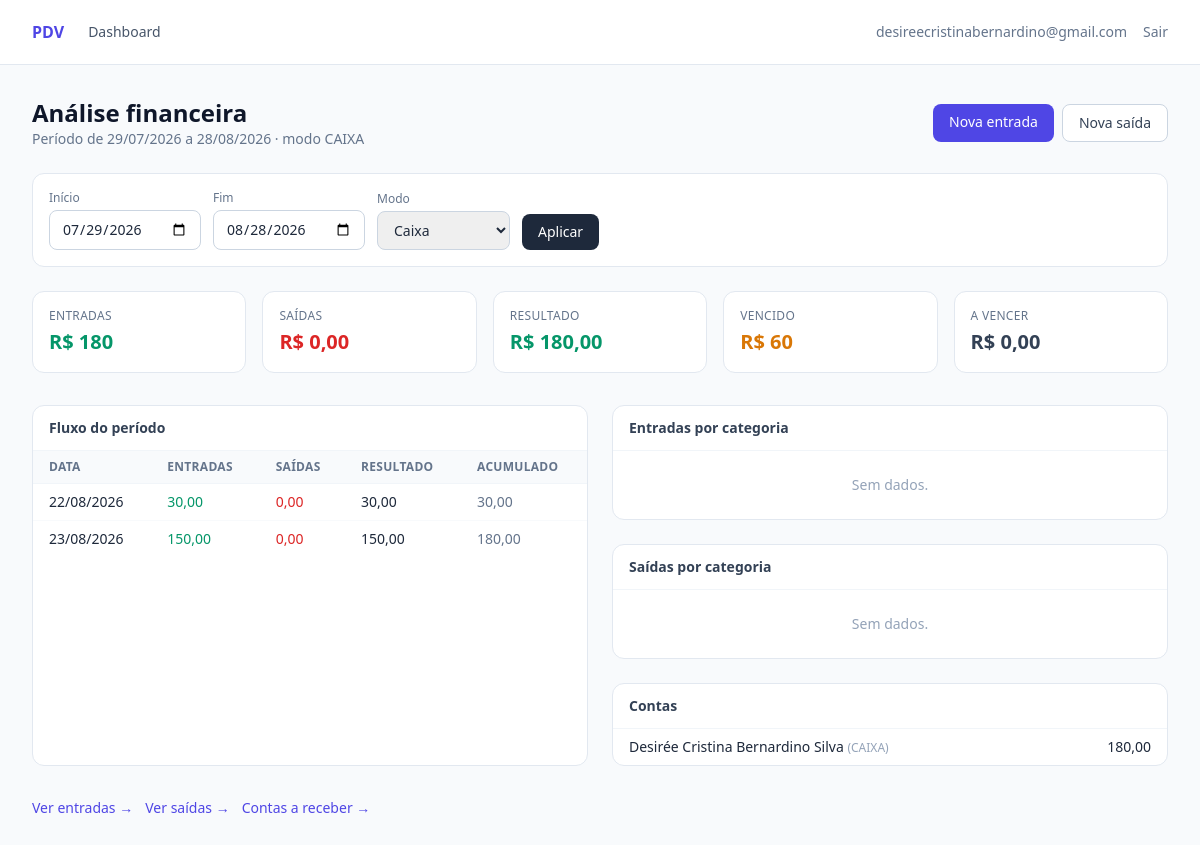
Page /app/financeiro/ (signed in) on the committed database.
### apps/accounts/models.py (models this page shows, shortened)
class User(AbstractUser):
    uuid = models.UUIDField(default=uuid.uuid4, editable=False, unique=True)
    tenant = models.ForeignKey(
        "companies.Tenant",
        on_delete=models.PROTECT,
        related_name="usuarios",
        null=True,
        blank=True,
        verbose_name="tenant",
        help_text=(
            "Tenant do usuário. Equipe da plataforma não possui tenant "
            "(acesso global via Django Admin)."
        ),
    )
    data_criacao = models.DateTimeField("criado em", auto_now_add=True)
    data_atualizacao = models.DateTimeField("atualizado em", auto_now=True)
    class Meta:
        verbose_name = "usuário"
        verbose_name_plural = "usuários"
        indexes = [
            models.Index(fields=["tenant", "username"]),
        ]
    objects = UserManager()
    def get_tenant(self):
        return self.tenant

### apps/financial/models.py (models this page shows, shortened)
class ContaFinanceira(TenantAwareModel):
    class Tipo(models.TextChoices):
        CAIXA = "CAIXA", "Caixa"
        CONTA_BANCARIA = "CONTA_BANCARIA", "Conta bancária"
        CARTEIRA = "CARTEIRA", "Carteira"
        PIX = "PIX", "PIX"
        OUTRO = "OUTRO", "Outro"
    uuid = models.UUIDField(default=uuid.uuid4, editable=False, unique=True)
    tenant = models.ForeignKey(
        Tenant, on_delete=models.PROTECT, related_name="contas_financeiras"
    )
    nome = models.CharField(max_length=120)
    tipo = models.CharField(max_length=20, choices=Tipo.choices)
    saldo_inicial = models.DecimalField(
        max_digits=14, decimal_places=2, default=ZERO
    )
    saldo_atual = models.DecimalField(
        max_digits=14, decimal_places=2, default=ZERO
    )
    permitir_saldo_negativo = models.BooleanField(default=False)
    ativo = models.BooleanField(default=True)
    data_cadastro = models.DateTimeField(auto_now_add=True)
    class Meta:
        verbose_name = "conta financeira"
        verbose_name_plural = "contas financeiras"
        ordering = ["nome"]
        constraints = [
            models.UniqueConstraint(
                fields=["tenant", "nome"],
                name="unique_conta_financeira_per_tenant",
            ),
        ]

### apps/financial/views.py (the view)
# urls.py: path("", views.analise, name="analise"),
@login_required
def analise(request):
    tenant = _tenant_atual(request)
    if tenant is None:
        return redirect("dashboard")
    inicio, fim = _periodo(request)
    modo = request.GET.get("modo", "CAIXA")
    if modo not in ("CAIXA", "COMPETENCIA"):
        modo = "CAIXA"
    try:
        resumo = resumo_analise(tenant, inicio=inicio, fim=fim, modo=modo)
    except FinancialError as exc:
        messages.error(request, str(exc))
        resumo = resumo_analise(tenant, inicio=fim, fim=fim, modo=modo)
    contexto = {
        "inicio": inicio,
        "fim": fim,
        "modo": modo,
        "resumo": resumo,
        **resumo,
    }
    return render(request, "financial/dashboard.html", contexto)

### apps/core/tenancy.py (called while the page is built)
    def for_tenant(self, tenant):
        return self.filter(tenant=tenant)

### apps/financial/services.py (called while the page is built)
def models_sum(campo):
    from django.db.models import Sum
    return Sum(campo)

def _soma(queryset, tipo):
    return (
        queryset.filter(tipo=tipo).aggregate(total=models_sum("valor"))["total"]
        or ZERO
    )

### apps/financial/views.py (called while the page is built)
def _tenant_atual(request, modulo="financeiro"):
    tenant = request.user.get_tenant()
    if tenant is None:
        messages.info(
            request,
            f"Usuário da plataforma não possui tenant para operar o {modulo}.",
        )
    return tenant

def _periodo(request):
    hoje = timezone.localdate()
    padrao_inicio = hoje - timedelta(days=30)
    try:
        inicio = timezone.datetime.strptime(
            request.GET.get("inicio", ""), "%Y-%m-%d"
        ).date() if request.GET.get("inicio") else padrao_inicio
        fim = timezone.datetime.strptime(
            request.GET.get("fim", ""), "%Y-%m-%d"
        ).date() if request.GET.get("fim") else hoje
    except ValueError:
        inicio, fim = padrao_inicio, hoje
    if inicio > fim:
        inicio, fim = fim, inicio
    return inicio, fim

### apps/financial/templates/financial/dashboard.html (shortened to what this page needs)
{% extends "app_base.html" %}
{% block app_content %}
<div class="flex flex-col sm:flex-row sm:items-center sm:justify-between gap-4 mb-6">
    <div>
        <h1 class="text-2xl font-bold text-slate-900">Análise financeira</h1>
        <p class="text-sm text-slate-500">Período de {{ inicio|date:"d/m/Y" }} a {{ fim|date:"d/m/Y" }} · modo {{ modo }}</p>
    </div>
    <div class="flex gap-2">
        <a href="{% url 'financial:entrada_nova' %}" class="rounded-lg bg-indigo-600 px-4 py-2 text-sm font-medium text-white hover:bg-indigo-700">Nova entrada</a>
        <a href="{% url 'financial:saida_nova' %}" class="rounded-lg border border-slate-300 bg-white px-4 py-2 text-sm font-medium text-slate-700 hover:bg-slate-50">Nova saída</a>
    </div>
</div>
<form method="get" class="mb-6 flex flex-wrap items-end gap-3 bg-white rounded-xl border border-slate-200 p-4">
    <div>
        <label class="block text-xs font-medium text-slate-500 mb-1">Início</label>
        <input type="date" name="inicio" value="{{ inicio|date:'Y-m-d' }}" class="rounded-lg border border-slate-300 px-3 py-2 text-sm">
    </div>
    <div>
        <label class="block text-xs font-medium text-slate-500 mb-1">Fim</label>
        <input type="date" name="fim" value="{{ fim|date:'Y-m-d' }}" class="rounded-lg border border-slate-300 px-3 py-2 text-sm">
    </div>
    <div>
        <label class="block text-xs font-medium text-slate-500 mb-1">Modo</label>
        <select name="modo" class="rounded-lg border border-slate-300 px-3 py-2 text-sm">
            <option value="CAIXA" {% if modo == 'CAIXA' %}selected{% endif %}>Caixa</option>
        </select>
    </div>
    <button type="submit" class="rounded-lg bg-slate-800 px-4 py-2 text-sm text-white hover:bg-slate-700">Aplicar</button>
</form>
<div class="grid grid-cols-2 lg:grid-cols-5 gap-4 mb-8">
    <div class="bg-white rounded-xl border border-slate-200 p-4">
        <p class="text-xs uppercase tracking-wide text-slate-500">Entradas</p>
        <p class="mt-1 text-xl font-bold text-emerald-600">R$ {{ entradas }}</p>
    </div>
    <div class="bg-white rounded-xl border border-slate-200 p-4">
        <p class="text-xs uppercase tracking-wide text-slate-500">Saídas</p>
        <p class="mt-1 text-xl font-bold text-red-600">R$ {{ saidas }}</p>
    </div>
    <div class="bg-white rounded-xl border border-slate-200 p-4">
        <p class="text-xs uppercase tracking-wide text-slate-500">Resultado</p>
        <p class="mt-1 text-xl font-bold {% if resultado >= 0 %}text-emerald-600{% else %}text-red-600{% endif %}">R$ {{ resultado }}</p>
    </div>
    <div class="bg-white rounded-xl border border-slate-200 p-4">
        <p class="text-xs uppercase tracking-wide text-slate-500">Vencido</p>
        <p class="mt-1 text-xl font-bold text-amber-600">R$ {{ vencido }}</p>
    </div>
    <div class="bg-white rounded-xl border border-slate-200 p-4">
        <p class="text-xs uppercase tracking-wide text-slate-500">A vencer</p>
        <p class="mt-1 text-xl font-bold text-slate-700">R$ {{ a_vencer }}</p>
    </div>
</div>
<div class="grid lg:grid-cols-2 gap-6 mb-8">
    <section class="bg-white rounded-xl border border-slate-200 overflow-hidden">
        <h2 class="px-4 py-3 text-sm font-semibold text-slate-700 border-b border-slate-100">Fluxo do período</h2>
        <table class="min-w-full divide-y divide-slate-100 text-sm">
            <thead class="bg-slate-50 text-left text-xs uppercase tracking-wide text-slate-500">
                <tr><th class="px-4 py-2">Data</th><th class="px-4 py-2">Entradas</th><th class="px-4 py-2">Saídas</th><th class="px-4 py-2">Resultado</th><th class="px-4 py-2">Acumulado</th></tr>
            </thead>
            <tbody class="divide-y divide-slate-50">
                {% for dia in fluxo %}
                    <tr>
                        <td class="px-4 py-2">{{ dia.data|date:"d/m/Y" }}</td>
                        <td class="px-4 py-2 text-emerald-600">{{ dia.entradas }}</td>
                        <td class="px-4 py-2 text-red-600">{{ dia.saidas }}</td>
                        <td class="px-4 py-2 font-medium">{{ dia.resultado }}</td>
                        <td class="px-4 py-2 text-slate-500">{{ dia.acumulado }}</td>
                    </tr>
                {% empty %}
                    <tr><td colspan="5" class="px-4 py-8 text-center text-slate-400">Sem movimentações no período.</td></tr>
                {% endfor %}
            </tbody>
        </table>
    </section>
    <div class="space-y-6">
        <section class="bg-white rounded-xl border border-slate-200 overflow-hidden">
            <h2 class="px-4 py-3 text-sm font-semibold text-slate-700 border-b border-slate-100">Entradas por categoria</h2>
            <ul class="divide-y divide-slate-50 text-sm">
                {% for linha in categorias_entradas %}
                    <li class="flex justify-between px-4 py-2"><span>{{ linha.categoria }}</span><span class="font-medium text-emerald-600">{{ linha.total }}</span></li>
                {% empty %}<li class="px-4 py-6 text-center text-slate-400">Sem dados.</li>{% endfor %}
            </ul>
        </section>
        <section class="bg-white rounded-xl border border-slate-200 overflow-hidden">
            <h2 class="px-4 py-3 text-sm font-semibold text-slate-700 border-b border-slate-100">Saídas por categoria</h2>
            <ul class="divide-y divide-slate-50 text-sm">
                {% for linha in categorias_saidas %}
                    <li class="flex justify-between px-4 py-2"><span>{{ linha.categoria }}</span><span class="font-medium text-red-600">{{ linha.total }}</span></li>
                {% empty %}<li class="px-4 py-6 text-center text-slate-400">Sem dados.</li>{% endfor %}
            </ul>
        </section>
        <section class="bg-white rounded-xl border border-slate-200 overflow-hidden">
            <h2 class="px-4 py-3 text-sm font-semibold text-slate-700 border-b border-slate-100">Contas</h2>
            <ul class="divide-y divide-slate-50 text-sm">
                {% for conta in contas %}
                    <li class="flex justify-between px-4 py-2"><span>{{ conta.nome }} <span class="text-xs text-slate-400">({{ conta.tipo }})</span></span><span class="font-medium">{{ conta.saldo_atual }}</span></li>
                {% endfor %}
            </ul>
        </section>
    </div>
</div>
<div class="flex gap-3 text-sm">
    <a href="{% url 'financial:entradas' %}" class="text-indigo-600 hover:text-indigo-800">Ver entradas &rarr;</a>
    <a href="{% url 'financial:saidas' %}" class="text-indigo-600 hover:text-indigo-800">Ver saídas &rarr;</a>
    <a href="{% url 'financial:receber' %}" class="text-indigo-600 hover:text-indigo-800">Contas a receber &rarr;</a>
</div>
{% endblock %}

### frontend/templates/app_base.html (shortened to what this page needs)
{% extends "base.html" %}
{% block content %}
<header class="bg-white border-b border-slate-200">
    <div class="max-w-7xl mx-auto px-4 sm:px-6 lg:px-8 h-16 flex items-center justify-between gap-4">
        <div class="flex items-center gap-6 overflow-x-auto">
            <a href="/" class="font-bold text-indigo-600 whitespace-nowrap">PDV</a>
            <nav class="flex items-center gap-4 text-sm text-slate-600">
                <a href="{% url 'dashboard' %}" class="hover:text-indigo-600 whitespace-nowrap">Dashboard</a>
            </nav>
        </div>
        <div class="flex items-center gap-4 text-sm">
            <span class="text-slate-500 hidden sm:inline">{{ user.get_full_name|default:user.username }}</span>
            <form method="post" action="{% url 'logout' %}">
                <button type="submit" class="text-slate-500 hover:text-red-600">Sair</button>
            </form>
        </div>
    </div>
</header>
<main class="max-w-7xl mx-auto px-4 sm:px-6 lg:px-8 py-8">
    {% block app_content %}{% endblock %}
</main>
{% endblock %}

### rows in the picture
User: get_full_name "desireecristinabernardino@gmail.com"
ContaFinanceira: tipo "CAIXA", nome "Desirée Cristina Bernardino Silva", saldo_atual "180,00"

### other values in the picture
{{ inicio|date:"d/m/Y" }} "29/07/2026"
{{ fim|date:"d/m/Y" }} "28/08/2026"
{{ entradas }} "180"
{{ saidas }} "0,00"
{{ resultado }} "180,00"
{{ vencido }} "60"
{{ a_vencer }} "0,00"
{{ dia.data|date:"d/m/Y" }} "22/08/2026" "23/08/2026"
{{ dia.entradas }} "30,00" "150,00"
{{ dia.saidas }} "0,00" "0,00"
{{ dia.resultado }} "30,00" "150,00"
{{ dia.acumulado }} "30,00" "180,00"
